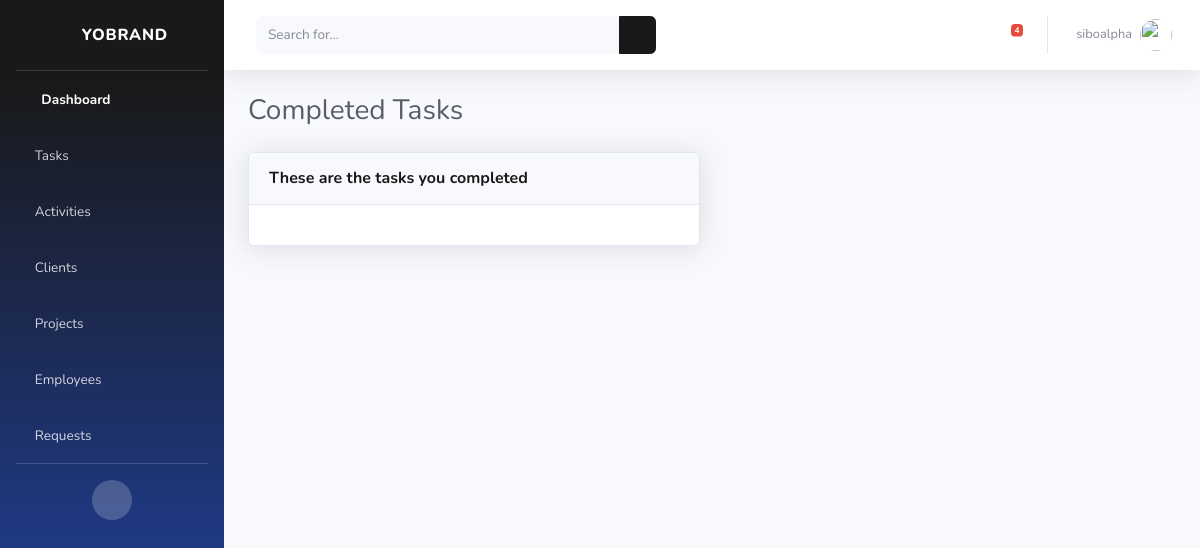
The page /tasks-completed/ (signed in) on the database as committed earlier.
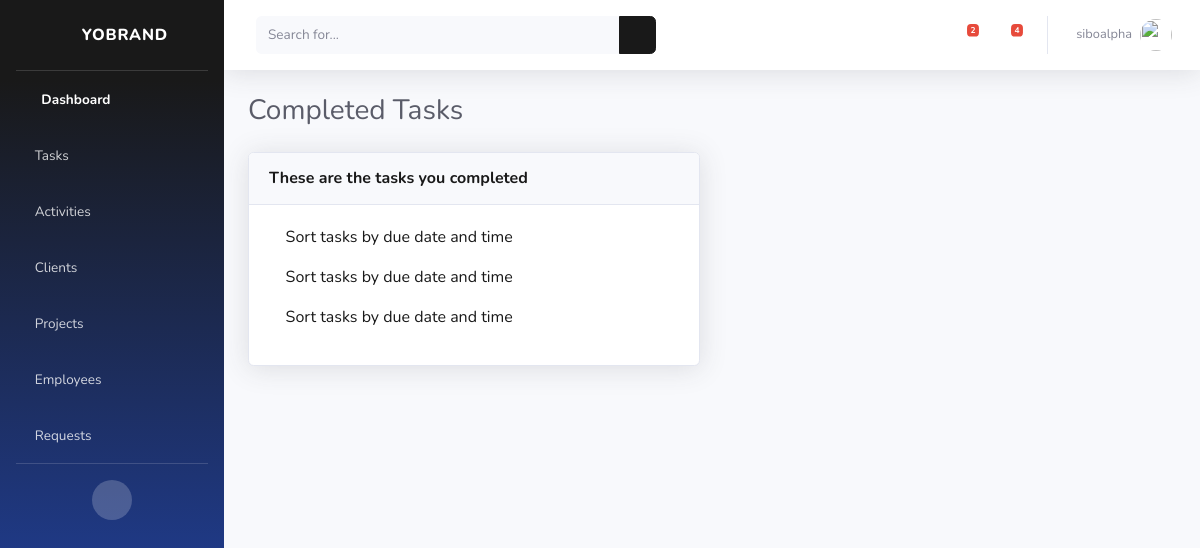
The same page on the database as committed later.
### cms/models.py (models this page shows, shortened)
class Task(models.Model):
    title = models.CharField(max_length=40, null=True)
    description = models.TextField(max_length=200, null=True)
    employee = models.ForeignKey(User, on_delete=models.SET_NULL, null=True)
    project = models.ForeignKey(Project, on_delete=models.SET_NULL ,null=True)
    complete = models.BooleanField(default=False)
    due_date = models.DateField(auto_now_add=False, null=True)
    due_time = models.TimeField(auto_now_add=False, null=True)

### cms/views.py (the view)
# urls.py: path('tasks-completed/', views.tasksCompleted, name="tasks-completed"),
@login_required(login_url='login')
def tasksCompleted(request):
    tasks = Task.objects.filter(employee=request.user)
    tasks_count = tasks.filter(complete = False ).count()
    tasks_notification = Task.objects.filter(employee=request.user, complete = False).count()
    requests = EmployeeRequest.objects.all()
    requests_notification = requests.count
    context = {'tasks': tasks, 'tasks_notification': tasks_notification, 'requests':requests, 'requests_notification': requests_notification}
    return render(request, 'cms/tasks-completed.html', context)

### cms/models.py (called while the page is built)
    def shortrequest(self):
        return self.description[0:50]+"..."

### cms/templates/cms/tasks-completed.html
{% extends 'cms/base.html' %}
{% block content %}
<div class="container-fluid">
    <div class="d-sm-flex align-items-center justify-content-between mb-4">
        <h1 class="h3 mb-0 text-gray-800">Completed Tasks</h1>
    </div>
    <div class="row">
        <div class="col-lg-6">
            <div class="card shadow mb-4">
                <div class="card-header py-3 d-flex flex-row align-items-center justify-content-between">
                    <h6 class="m-0 font-weight-bold text-primary"> These are the tasks you completed</h6>
                </div>
                <div class="card-body">
                    {% for task in tasks %}
                    {% if task.complete %}
                    <a href="{% url 'tasks' %}">
                        <p><span><i class="far fa-check-circle" style='color:green'></i><span> </span>{{task.title}}</p>
                    </a>
                    {% endif %}
                    {% endfor %}
                </div>
            </div>
        </div>
    </div>
</div>
{% endblock %}

### cms/templates/cms/base.html (shortened to what the changed rows need)
<!DOCTYPE html>
{% load static %}
<html lang="en">
<head>
    <link href="{% static 'vendor/fontawesome-free/css/all.min.css' %}" rel="stylesheet" type="text/css">
    <link href="{% static 'css/sb-admin-2.min.css' %}" rel="stylesheet">
</head>
<body id="page-top">
    <div id="wrapper">
        <div id="content-wrapper" class="d-flex flex-column">
            <div id="content">
                <nav class="navbar navbar-expand navbar-light bg-white topbar mb-4 static-top shadow">
                    <ul class="navbar-nav ml-auto">
                        <li class="nav-item dropdown no-arrow mx-1">
                            <a class="nav-link dropdown-toggle" href="#" id="alertsDropdown" role="button"
                                data-toggle="dropdown" aria-haspopup="true" aria-expanded="false">
                                <i class="fas fa-bell fa-fw"></i>
                                {% if tasks_notification %}
                                <span class="badge badge-danger badge-counter">{{tasks_notification}}</span>
                                {% endif %}
                            </a>
                        </li>
                    </ul>
                </nav>
                {% block content%}
                {% endblock %}
</body>
</html>

Rows that differ between the two databases and show on the page:
added Task: title "Sort tasks by due date and time"
added Task: title "Sort tasks by due date and time"
added Task: title "Sort tasks by due date and time"
Other text that changed with them:
{{ tasks_notification }}: (not shown) → "2"
